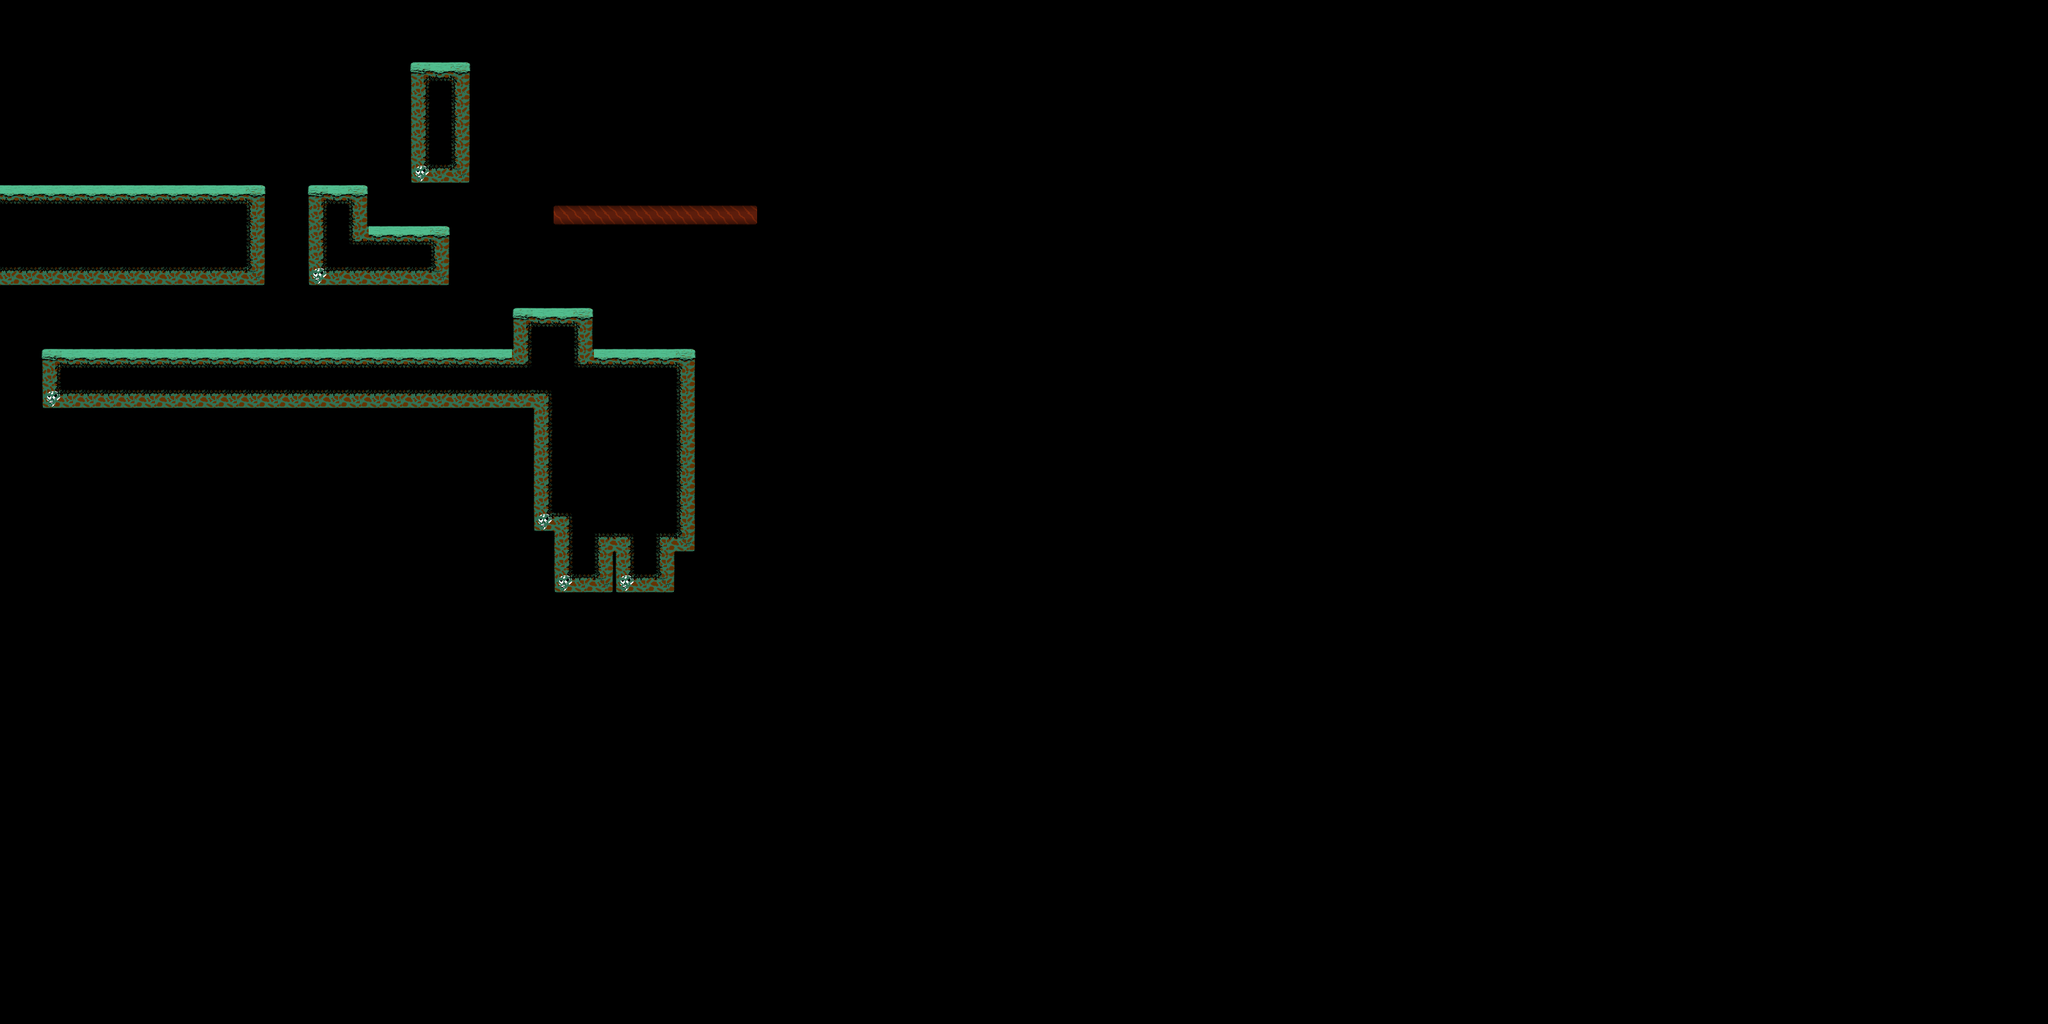

Below is a game level as drawn by its tile map, then a one-line description and the .tmx that defines it (tile-layer data replaced by summaries):
An orthogonal 100x50 tile map with 32x32 px tiles, 1 tile layer (grass).

<map version="1.0" orientation="orthogonal" renderorder="right-down" width="100" height="50" tilewidth="32" tileheight="32" nextobjectid="1">
 <tileset firstgid="1" name="floresta_sem_margem" tilewidth="32" tileheight="32" tilecount="256">
  <image source="floresta_sem_margem.png" width="512" height="512" />
  <terraintypes>
   <terrain name="grass" tile="-1" />
   <terrain name="background" tile="-1" />
  </terraintypes>
  <tile id="0" terrain="1,1,1,0">
   <properties>
    <property name="solid" value="" />
   </properties>
  </tile>
  <tile id="1" terrain="1,1,0,0">
   <properties>
    <property name="solid" value="" />
   </properties>
  </tile>
  <tile id="2" terrain="1,1,0,1">
   <properties>
    <property name="solid" value="" />
   </properties>
  </tile>
  <tile id="3">
   <properties>
    <property name="solid" value="" />
   </properties>
  </tile>
  <tile id="4">
   <properties>
    <property name="solid" value="" />
   </properties>
  </tile>
  <tile id="5">
   <properties>
    <property name="solid" value="" />
   </properties>
  </tile>
  <tile id="16" terrain="1,0,1,0">
   <properties>
    <property name="solid" value="" />
   </properties>
  </tile>
  <tile id="17" terrain="0,0,0,0">
   <properties>
    <property name="solid" value="" />
   </properties>
  </tile>
  <tile id="18" terrain="0,1,0,1">
   <properties>
    <property name="solid" value="" />
   </properties>
  </tile>
  <tile id="19" terrain="0,0,0,1">
   <properties>
    <property name="solid" value="" />
   </properties>
  </tile>
  <tile id="20" terrain="0,0,1,0">
   <properties>
    <property name="solid" value="" />
   </properties>
  </tile>
  <tile id="21" terrain="1,1,1,1" />
  <tile id="32" terrain="1,0,1,1">
   <properties>
    <property name="solid" value="" />
   </properties>
  </tile>
  <tile id="33" terrain="0,0,1,1">
   <properties>
    <property name="solid" value="" />
   </properties>
  </tile>
  <tile id="34" terrain="0,1,1,1">
   <properties>
    <property name="solid" value="" />
   </properties>
  </tile>
  <tile id="35" terrain="0,1,0,0">
   <properties>
    <property name="solid" value="" />
   </properties>
  </tile>
  <tile id="36" terrain="1,0,0,0">
   <properties>
    <property name="solid" value="" />
   </properties>
  </tile>
 </tileset>
 <layer name="grass" width="100" height="50">
  <data>[5000 cells, 5000 non-empty, 17 distinct tile ids]</data>
 </layer>
</map>